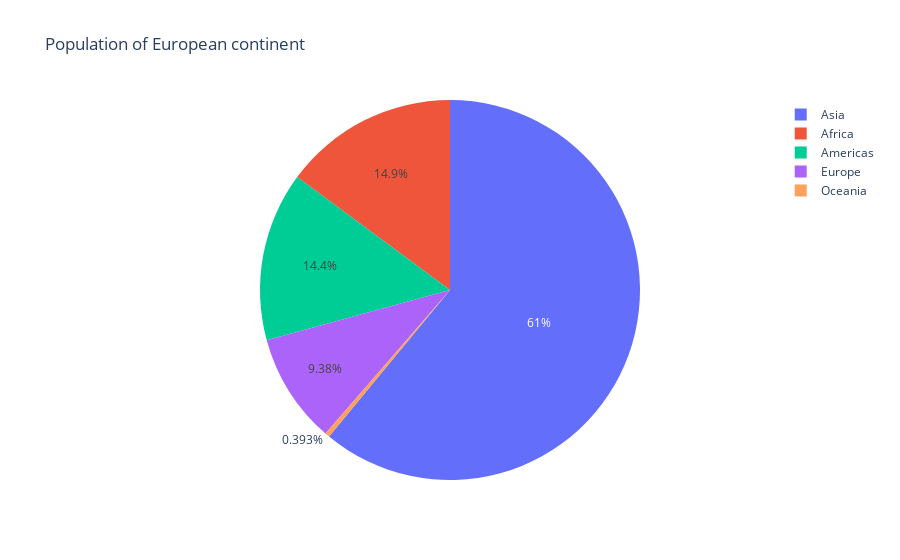

Here is the notebook cell this chart was saved with:
### Code cell
df = px.data.gapminder().query("year == 2007")
fig = px.pie(df, values='pop', names='continent', title='Population of European continent')
fig.show()

### Figure 1 — Plotly figure (JSON) as saved in the notebook; plotly's stock layout.template omitted (floating-point values rounded to 4 significant figures; data arrays with more than 128 entries replaced by an {"elided": "..."} marker saying what was removed)
{"data": [{"domain": {"x": [0, 1], "y": [0, 1]}, "hovertemplate": "continent=%{label}<br>pop=%{value}<extra></extra>", "labels": {"elided": "142 str values"}, "legendgroup": "", "name": "", "showlegend": true, "type": "pie", "values": {"elided": "142 int values"}}], "layout": {"legend": {"tracegroupgap": 0}, "title": {"text": "Population of European continent"}}}
